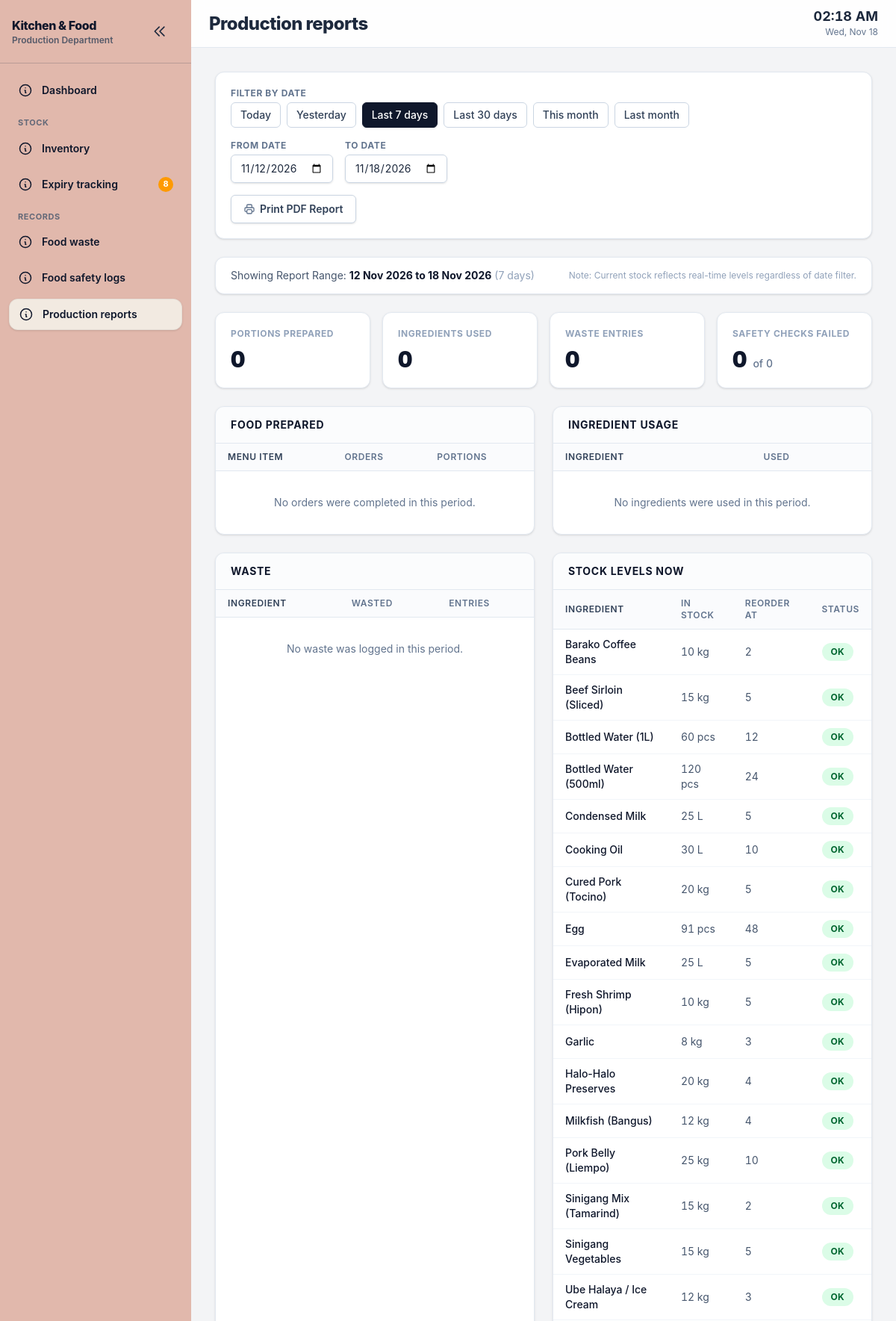
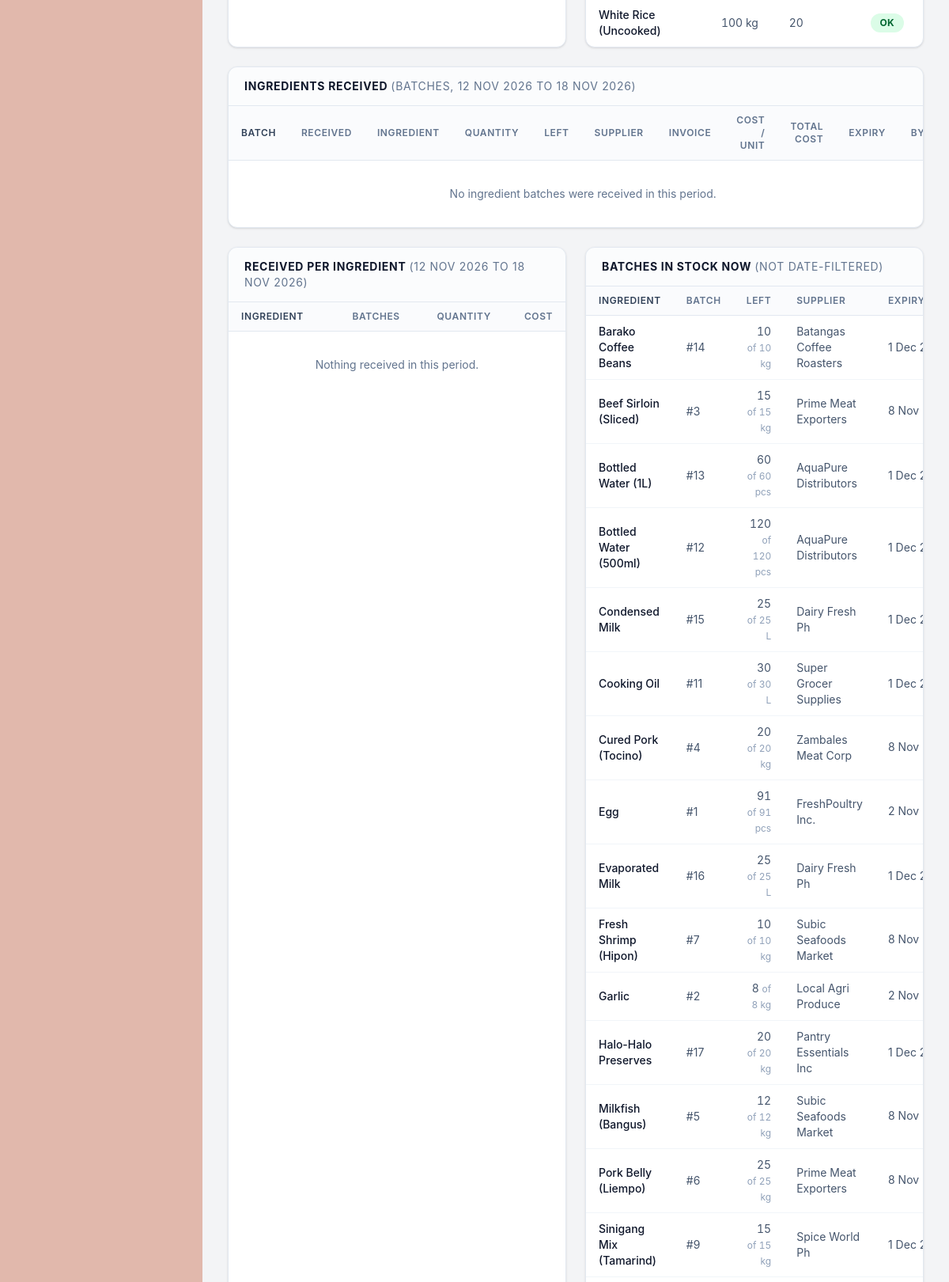
The app's page /index?page=reports (signed in, upper part) with its own data (2 pictures, top to bottom).
### tables this page shows
CREATE TABLE IF NOT EXISTS ingredients (
    id                          INT UNSIGNED AUTO_INCREMENT PRIMARY KEY,
    name                        VARCHAR(100) NOT NULL UNIQUE,
    sku                         VARCHAR(50)  NULL UNIQUE,
    category                    VARCHAR(50)  NOT NULL DEFAULT 'General',
    unit                        VARCHAR(20)  NOT NULL DEFAULT 'kg',
    reorder_level               DECIMAL(10,3) NOT NULL DEFAULT 0,
    current_stock               DECIMAL(10,3) NOT NULL DEFAULT 0,
    storage_location            VARCHAR(80) NOT NULL DEFAULT 'General',
    is_active                   TINYINT(1) NOT NULL DEFAULT 1,
    created_at                  TIMESTAMP NOT NULL DEFAULT CURRENT_TIMESTAMP,
    updated_at                  TIMESTAMP NOT NULL DEFAULT CURRENT_TIMESTAMP ON UPDATE CURRENT_TIMESTAMP,
    deleted_at                  TIMESTAMP NULL DEFAULT NULL
);

CREATE TABLE IF NOT EXISTS stock_receipts (
    id                 INT UNSIGNED AUTO_INCREMENT PRIMARY KEY,
    ingredient_id      INT UNSIGNED NOT NULL,
    current_stock      DECIMAL(10,3) NOT NULL,
    quantity_remaining DECIMAL(10,3) NOT NULL,
    cost_per_unit      DECIMAL(10,2) NOT NULL DEFAULT 0.00,
    expiry_date        DATE NULL,
    invoice_number     VARCHAR(50) NULL,
    supplier           VARCHAR(100) NULL,
    notes              VARCHAR(255) NULL,
    received_by        INT UNSIGNED NOT NULL,
    received_at        TIMESTAMP NOT NULL DEFAULT CURRENT_TIMESTAMP,
    FOREIGN KEY (ingredient_id) REFERENCES ingredients(id),
    FOREIGN KEY (received_by)   REFERENCES users(id)
);

### sections/reports.php (the view, shortened to what the rows shown need)
<?php
$today   = new DateTimeImmutable('today');
$presets = [
    'today'      => ['Today',        $today,                                   $today],
    'yesterday'  => ['Yesterday',    $today->modify('-1 day'),                 $today->modify('-1 day')],
    '7d'         => ['Last 7 days',  $today->modify('-6 days'),                $today],
    '30d'        => ['Last 30 days', $today->modify('-29 days'),               $today],
    'month'      => ['This month',   $today->modify('first day of this month'), $today],
    'last_month' => ['Last month',   $today->modify('first day of last month'), $today->modify('last day of last month')],
];
$rangeKey = $_GET['range'] ?? '';
if (is_string($rangeKey) && isset($presets[$rangeKey])) {
    [, $fromDt, $toDt] = $presets[$rangeKey];
} else {
    $rawFrom = trim((string) ($_GET['from'] ?? ''));
    $rawTo   = trim((string) ($_GET['to'] ?? ''));
    $fromDt  = ($d = valid_date($rawFrom)) ? new DateTimeImmutable($d) : null;
    $toDt    = ($d = valid_date($rawTo))   ? new DateTimeImmutable($d) : null;
    $toDt   ??= $today;
    $fromDt ??= $toDt->modify('-6 days');
}
$from   = $fromDt->format('Y-m-d');
$to     = $toDt->format('Y-m-d');
$periodLabel = $from === $to ? $fromDt->format('j M Y') : $fromDt->format('j M Y') . ' to ' . $toDt->format('j M Y');
$stock  = $pdo->query('SELECT name, unit, current_stock, reorder_level, storage_location FROM ingredients
                       ORDER BY (current_stock <= reorder_level) DESC, name')->fetchAll();
$activeBatches = $pdo->query('SELECT r.id, r.received_at, r.current_stock AS qty, r.quantity_remaining AS remaining, r.supplier, r.expiry_date,
                                     i.name, i.unit, i.id AS ingredient_id
                              FROM stock_receipts r JOIN ingredients i ON i.id = r.ingredient_id
                              WHERE r.quantity_remaining > 0
                              ORDER BY i.name, r.expiry_date IS NULL, r.expiry_date, r.received_at')->fetchAll();
$th = 'px-4 py-2.5 font-semibold text-slate-700';
?>
<div class="grid gap-6 lg:grid-cols-2 mb-6">
    <section class="overflow-hidden rounded-xl border border-slate-200 bg-white shadow-sm">
        <div class="border-b border-slate-200 bg-slate-50/50 px-5 py-3.5"><h2 class="font-bold text-slate-900 text-sm uppercase tracking-wider">Food prepared</h2></div>
        <div class="overflow-x-auto">
            <table class="w-full text-left text-sm">
                <thead class="border-b border-slate-200 bg-slate-50/70 text-xs font-bold uppercase tracking-wider text-slate-500">
                    <tr><th class="<?= $th ?>">Menu item</th><th class="px-4 py-2.5 font-semibold">Orders</th><th class="px-4 py-2.5 font-semibold">Portions</th></tr>
                </thead>
            </table>
        </div>
    </section>
    <section class="overflow-hidden rounded-xl border border-slate-200 bg-white shadow-sm">
        <div class="border-b border-slate-200 bg-slate-50/50 px-5 py-3.5"><h2 class="font-bold text-slate-900 text-sm uppercase tracking-wider">Ingredient usage</h2></div>
        <div class="overflow-x-auto">
            <table class="w-full text-left text-sm">
                <thead class="border-b border-slate-200 bg-slate-50/70 text-xs font-bold uppercase tracking-wider text-slate-500">
                    <tr><th class="<?= $th ?>">Ingredient</th><th class="px-4 py-2.5 font-semibold">Used</th></tr>
                </thead>
            </table>
        </div>
    </section>
    <section class="overflow-hidden rounded-xl border border-slate-200 bg-white shadow-sm">
        <div class="border-b border-slate-200 bg-slate-50/50 px-5 py-3.5"><h2 class="font-bold text-slate-900 text-sm uppercase tracking-wider">Waste</h2></div>
        <div class="overflow-x-auto">
            <table class="w-full text-left text-sm">
                <thead class="border-b border-slate-200 bg-slate-50/70 text-xs font-bold uppercase tracking-wider text-slate-500">
                    <tr><th class="<?= $th ?>">Ingredient</th><th class="px-4 py-2.5 font-semibold">Wasted</th><th class="px-4 py-2.5 font-semibold">Entries</th></tr>
                </thead>
            </table>
        </div>
    </section>
    <section class="overflow-hidden rounded-xl border border-slate-200 bg-white shadow-sm">
        <div class="border-b border-slate-200 bg-slate-50/50 px-5 py-3.5"><h2 class="font-bold text-slate-900 text-sm uppercase tracking-wider">Stock levels now</h2></div>
        <div class="overflow-x-auto">
            <table class="w-full text-left text-sm">
                <thead class="border-b border-slate-200 bg-slate-50/70 text-xs font-bold uppercase tracking-wider text-slate-500">
                    <tr><th class="<?= $th ?>">Ingredient</th><th class="px-4 py-2.5 font-semibold">In stock</th><th class="px-4 py-2.5 font-semibold">Reorder at</th><th class="px-4 py-2.5 font-semibold">Status</th></tr>
                </thead>
                <tbody class="divide-y divide-slate-100">
                    <?php foreach ($stock as $r): $low = (float) $r['current_stock'] <= (float) $r['reorder_level']; ?>
                        <tr class="hover:bg-slate-50/50">
                            <td class="px-4 py-2.5 font-medium text-slate-900"><?= e($r['name']) ?></td>
                            <td class="px-4 py-2.5 tabular-nums text-slate-600"><?= e(num($r['current_stock'])) ?> <?= e($r['unit']) ?></td>
                            <td class="px-4 py-2.5 tabular-nums text-slate-600"><?= e(num($r['reorder_level'])) ?></td>
                            <td class="px-4 py-2.5"><?= $low ? badge('Low', 'red') : badge('OK', 'green') ?></td>
                        </tr>
                    <?php endforeach; ?>
                </tbody>
            </table>
        </div>
    </section>
</div>
<section class="mb-6 overflow-hidden rounded-xl border border-slate-200 bg-white shadow-sm">
    <div class="border-b border-slate-200 bg-slate-50/50 px-5 py-3.5">
        <h2 class="font-bold text-slate-900 text-sm uppercase tracking-wider">Ingredients received <span class="font-normal text-slate-500 lowercase">(batches, <?= e($periodLabel) ?>)</span></h2>
    </div>
    <div class="overflow-x-auto">
        <table class="w-full text-left text-sm">
            <thead class="border-b border-slate-200 bg-slate-50/70 text-xs font-bold uppercase tracking-wider text-slate-500">
                <tr>
                    <th class="<?= $th ?>">Batch</th><th class="px-4 py-2.5 font-semibold">Received</th><th class="px-4 py-2.5 font-semibold">Ingredient</th>
                    <th class="px-4 py-2.5 font-semibold text-right">Quantity</th><th class="px-4 py-2.5 font-semibold text-right">Left</th>
                    <th class="px-4 py-2.5 font-semibold">Supplier</th><th class="px-4 py-2.5 font-semibold">Invoice</th>
                    <th class="px-4 py-2.5 font-semibold text-right">Cost / unit</th><th class="px-4 py-2.5 font-semibold text-right">Total cost</th>
                    <th class="px-4 py-2.5 font-semibold">Expiry</th><th class="px-4 py-2.5 font-semibold">By</th>
                </tr>
            </thead>
        </table>
    </div>
</section>
<div class="grid gap-6 lg:grid-cols-2 mb-6">
    <section class="overflow-hidden rounded-xl border border-slate-200 bg-white shadow-sm">
        <div class="border-b border-slate-200 bg-slate-50/50 px-5 py-3.5">
            <h2 class="font-bold text-slate-900 text-sm uppercase tracking-wider">Received per ingredient <span class="font-normal text-slate-500 lowercase">(<?= e($periodLabel) ?>)</span></h2>
        </div>
        <div class="overflow-x-auto">
            <table class="w-full text-left text-sm">
                <thead class="border-b border-slate-200 bg-slate-50/70 text-xs font-bold uppercase tracking-wider text-slate-500">
                    <tr><th class="<?= $th ?>">Ingredient</th><th class="px-4 py-2.5 font-semibold text-right">Batches</th><th class="px-4 py-2.5 font-semibold text-right">Quantity</th><th class="px-4 py-2.5 font-semibold text-right">Cost</th></tr>
                </thead>
            </table>
        </div>
    </section>
    <section class="overflow-hidden rounded-xl border border-slate-200 bg-white shadow-sm">
        <div class="border-b border-slate-200 bg-slate-50/50 px-5 py-3.5">
            <h2 class="font-bold text-slate-900 text-sm uppercase tracking-wider">Batches in stock now <span class="font-normal text-slate-500 lowercase">(not date-filtered)</span></h2>
        </div>
        <div class="overflow-x-auto">
            <table class="w-full text-left text-sm">
                <thead class="border-b border-slate-200 bg-slate-50/70 text-xs font-bold uppercase tracking-wider text-slate-500">
                    <tr><th class="<?= $th ?>">Ingredient</th><th class="px-4 py-2.5 font-semibold">Batch</th><th class="px-4 py-2.5 font-semibold text-right">Left</th><th class="px-4 py-2.5 font-semibold">Supplier</th><th class="px-4 py-2.5 font-semibold">Expiry</th></tr>
                </thead>
                <tbody class="divide-y divide-slate-100">
                    <?php foreach ($activeBatches as $b):
                        $daysLeft = $b['expiry_date'] ? (int) floor((strtotime($b['expiry_date']) - strtotime('today')) / 86400) : null; ?>
                        <tr class="hover:bg-slate-50/50">
                            <td class="px-4 py-2.5 font-medium text-slate-900"><?= e($b['name']) ?></td>
                            <td class="px-4 py-2.5 text-slate-600">#<?= (int) $b['id'] ?></td>
                            <td class="px-4 py-2.5 tabular-nums text-right text-slate-600"><?= e(num($b['remaining'])) ?> <span class="text-xs text-slate-400">of <?= e(num($b['qty'])) ?> <?= e($b['unit']) ?></span></td>
                            <td class="px-4 py-2.5 text-slate-600"><?= e($b['supplier'] ?? '—') ?></td>
                            <td class="px-4 py-2.5 whitespace-nowrap text-slate-600">
                                <?php if ($daysLeft === null): ?>—
                                <?php else: ?><?= e(date('j M Y', strtotime($b['expiry_date']))) ?>
                                <?php endif; ?>
                            </td>
                        </tr>
                    <?php endforeach; ?>
                </tbody>
            </table>
        </div>
    </section>
</div>

### includes/auth.php (shortened to what the rows shown need)
<?php
function e($v): string {
    return htmlspecialchars((string) $v, ENT_QUOTES, 'UTF-8');
}
function num($v, int $decimals = 3): string {
    return rtrim(rtrim(number_format((float) $v, $decimals, '.', ''), '0'), '.');
}
function valid_date(?string $d): ?string {
    if (!$d) return null;
    $dt = DateTime::createFromFormat('Y-m-d', $d);
    return ($dt && $dt->format('Y-m-d') === $d) ? $d : null;
}
function badge(string $text, string $tone = 'gray'): string {
    $tones = [
        'gray'  => 'bg-slate-100 text-slate-700',
        'red'   => 'bg-red-100 text-red-800',
        'amber' => 'bg-amber-100 text-amber-800',
        'green' => 'bg-green-100 text-green-800',
        'blue'  => 'bg-blue-100 text-blue-800',
    ];
    return '<span class="inline-block whitespace-nowrap rounded-full px-3 py-1 text-xs font-bold uppercase tracking-wide '
         . ($tones[$tone] ?? $tones['gray']) . '">' . e($text) . '</span>';
}

### records on screen
ingredients: name "Barako Coffee Beans", current_stock "10", unit "kg", reorder_level "2", text "OK"
ingredients: name "Beef Sirloin (Sliced)", current_stock "15", unit "kg", reorder_level "5", text "OK"
ingredients: name "Bottled Water (1L)", current_stock "60", unit "pcs", reorder_level "12", text "OK"
ingredients: name "Bottled Water (500ml)", current_stock "120", unit "pcs", reorder_level "24", text "OK"
ingredients: name "Condensed Milk", current_stock "25", unit "L", reorder_level "5", text "OK"
ingredients: name "Cooking Oil", current_stock "30", unit "L", reorder_level "10", text "OK"
ingredients: name "Cured Pork (Tocino)", current_stock "20", unit "kg", reorder_level "5", text "OK"
ingredients: name "Egg", current_stock "91", unit "pcs", reorder_level "48", text "OK"
ingredients: name "Evaporated Milk", current_stock "25", unit "L", reorder_level "5", text "OK"
ingredients: name "Fresh Shrimp (Hipon)", current_stock "10", unit "kg", reorder_level "5", text "OK"
ingredients: name "Garlic", current_stock "8", unit "kg", reorder_level "3", text "OK"
ingredients: name "Halo-Halo Preserves", current_stock "20", unit "kg", reorder_level "4", text "OK"
ingredients: name "Milkfish (Bangus)", current_stock "12", unit "kg", reorder_level "4", text "OK"
ingredients: name "Pork Belly (Liempo)", current_stock "25", unit "kg", reorder_level "10", text "OK"
ingredients: name "Sinigang Mix (Tamarind)", current_stock "15", unit "kg", reorder_level "2", text "OK"
ingredients: name "Sinigang Vegetables", current_stock "15", unit "kg", reorder_level "5", text "OK"
ingredients: name "Ube Halaya / Ice Cream", current_stock "12", unit "kg", reorder_level "3", text "OK"
ingredients: name "White Rice (Uncooked)", current_stock "100", unit "kg", reorder_level "20", text "OK"
stock_receipts: ingredient.name "Barako Coffee Beans", id "14", quantity_remaining "10", current_stock "10", ingredient.unit "kg", supplier "Batangas Coffee Roasters", expiry_date "1 Dec…"
stock_receipts: ingredient.name "Beef Sirloin (Sliced)", id "3", quantity_remaining "15", current_stock "15", ingredient.unit "kg", supplier "Prime Meat Exporters", expiry_date "8 Nov…"
stock_receipts: ingredient.name "Bottled Water (1L)", id "13", quantity_remaining "60", current_stock "60", ingredient.unit "pcs", supplier "AquaPure Distributors", expiry_date "1 Dec…"
stock_receipts: ingredient.name "Bottled Water (500ml)", id "12", quantity_remaining "120", current_stock "120", ingredient.unit "pcs", supplier "AquaPure Distributors", expiry_date "1 Dec…"
stock_receipts: ingredient.name "Condensed Milk", id "15", quantity_remaining "25", current_stock "25", ingredient.unit "L", supplier "Dairy Fresh Ph", expiry_date "1 Dec…"
stock_receipts: ingredient.name "Cooking Oil", id "11", quantity_remaining "30", current_stock "30", ingredient.unit "L", supplier "Super Grocer Supplies", expiry_date "1 Dec…"
stock_receipts: ingredient.name "Cured Pork (Tocino)", id "4", quantity_remaining "20", current_stock "20", ingredient.unit "kg", supplier "Zambales Meat Corp", expiry_date "8 Nov…"
stock_receipts: ingredient.name "Egg", id "1", quantity_remaining "91", current_stock "91", ingredient.unit "pcs", supplier "FreshPoultry Inc.", expiry_date "2 Nov…"
stock_receipts: ingredient.name "Evaporated Milk", id "16", quantity_remaining "25", current_stock "25", ingredient.unit "L", supplier "Dairy Fresh Ph", expiry_date "1 Dec…"
stock_receipts: ingredient.name "Fresh Shrimp (Hipon)", id "7", quantity_remaining "10", current_stock "10", ingredient.unit "kg", supplier "Subic Seafoods Market", expiry_date "8 Nov…"
stock_receipts: ingredient.name "Garlic", id "2", quantity_remaining "8", current_stock "8", ingredient.unit "kg", supplier "Local Agri Produce", expiry_date "2 Nov…"
stock_receipts: ingredient.name "Halo-Halo Preserves", id "17", quantity_remaining "20", current_stock "20", ingredient.unit "kg", supplier "Pantry Essentials Inc", expiry_date "1 Dec…"
stock_receipts: ingredient.name "Milkfish (Bangus)", id "5", quantity_remaining "12", current_stock "12", ingredient.unit "kg", supplier "Subic Seafoods Market", expiry_date "8 Nov…"
stock_receipts: ingredient.name "Pork Belly (Liempo)", id "6", quantity_remaining "25", current_stock "25", ingredient.unit "kg", supplier "Prime Meat Exporters", expiry_date "8 Nov…"
stock_receipts: ingredient.name "Sinigang Mix (Tamarind)", id "9", quantity_remaining "15", current_stock "15", ingredient.unit "kg", supplier "Spice World Ph", expiry_date "1 Dec…"

### other values on screen
$label "Dashboard"
$title "STOCK"
$label "Inventory"
$label "Expiry tracking"
$counts[$countKey] "8"
$title "RECORDS"
$label "Food waste"
$label "Food safety logs"
$label "Production reports"
$pageTitle "Production reports"
$label "Today"
$label "Yesterday"
$label "Last 7 days"
$label "Last 30 days"
$label "This month"
